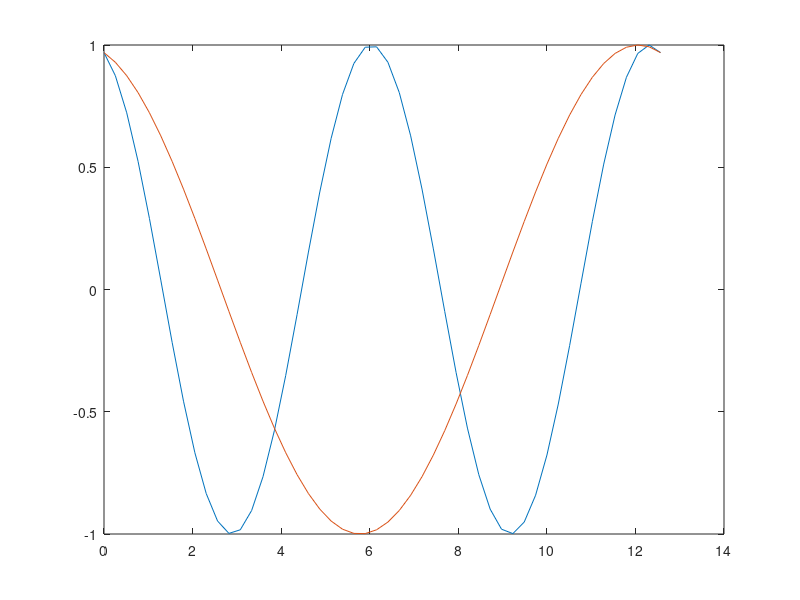

The MATLAB script that drew this image:
%% This is a template for a script layout.
% A detailed description of the script includes any files loaded or generated
% and an idea of what data and plots will be created. We will calculate a sine
% or cosine with or without scaling of the input. The script creates one plot
% and saves the workspace to a file called Demo.mat.
%% See also
% sin, cos

%% Copyright
% Copyright (c) 2015 Princeton Satellite Systems, Inc.
% All Rights Reserved.

%% User parameters
param1  = 0.5;
nPoints = 50;
useSine = false;

%% Constants
MY_CONSTANT = 0.25;

%% Calculation loop 
yPlot = zeros(2,nPoints);
x     = linspace(0,4*pi,nPoints);
for k = 1:nPoints
  if (useSine)
    y = sin( [1.0;param1]*x(k) + MY_CONSTANT );
  else
    y = cos( [1.0;param1]*x(k) + MY_CONSTANT );
  end
  yPlot(:,k) = y;
end

%% Plotting
figure('Name','DEMO');
plot(x,yPlot);

%% Save workspace to a file
saveDir = fileparts(mfilename('fullpath'));
save(fullfile(saveDir,'Demo'))
